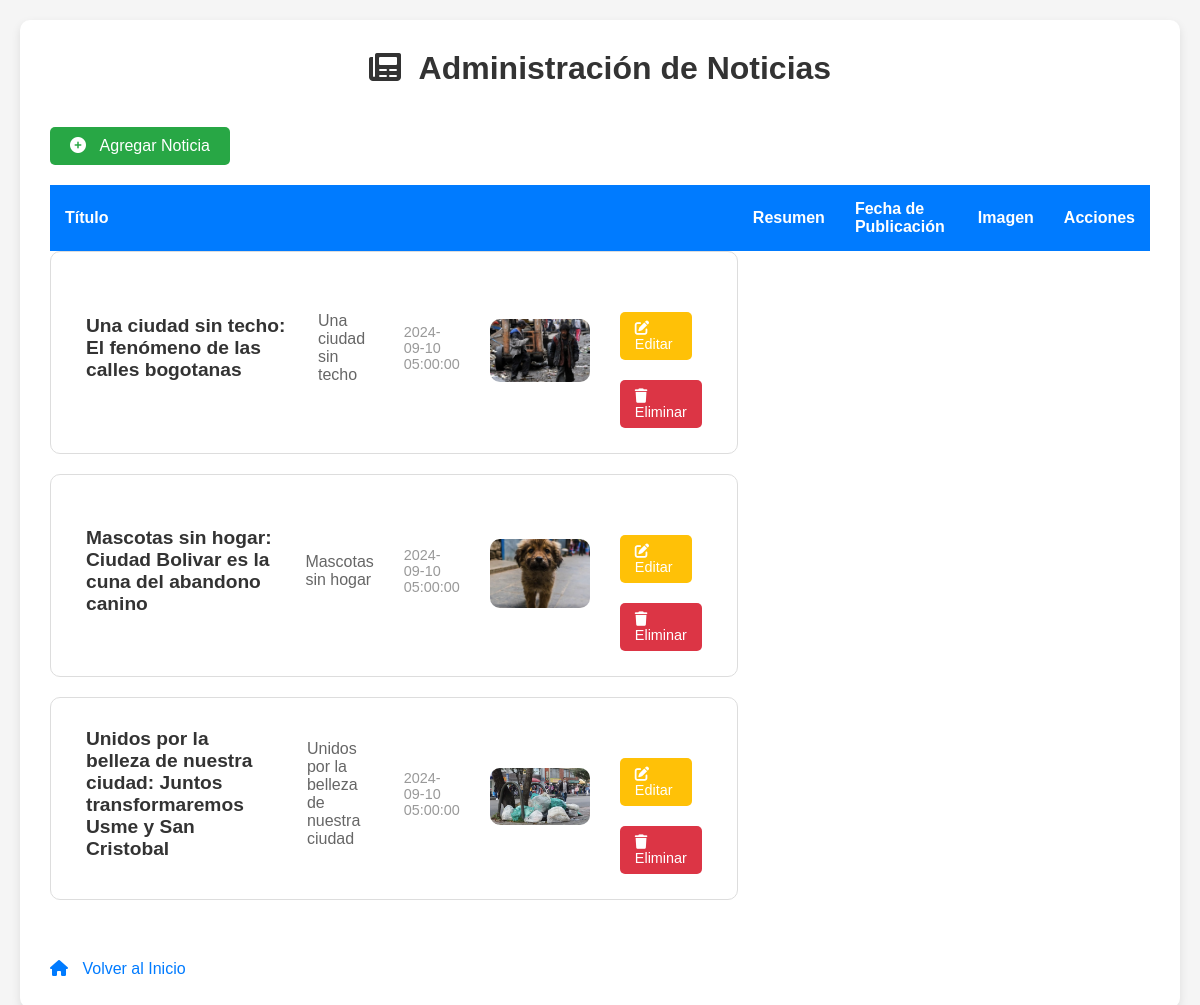
Screenshot of /admin/admin.php (signed in) with the database file from the repository.
### tables this page shows
CREATE TABLE `noticias` (
  `id` int(11) NOT NULL,
  `titulo` varchar(255) NOT NULL,
  `contenido` text NOT NULL,
  `resumen` text DEFAULT NULL,
  `fecha_publicacion` timestamp NOT NULL DEFAULT current_timestamp(),
  `imagen` varchar(255) DEFAULT NULL,
  `categoria` varchar(100) NOT NULL DEFAULT 'general'
);

### admin/admin.php (the view, shortened to what this page needs)
<?php
include '../db.php';
$sql = "SELECT * FROM noticias";
$result = $conn->query($sql);
$noticias = [];
if ($result->num_rows > 0) {
    while ($row = $result->fetch_assoc()) {
        $noticias[] = $row;
    }
}
?>
<!DOCTYPE html>
<html lang="es">
<head>
    <link rel="stylesheet" href="../css/admin.css">
    <link rel="stylesheet" href="https://cdnjs.cloudflare.com/ajax/libs/font-awesome/6.0.0-beta3/css/all.min.css">
</head>
<body>
    <div class="container">
        <h1><i class="fas fa-newspaper icon"></i> Administración de Noticias</h1>
        <a href="agregar.php" class="contact-btn"><i class="fas fa-plus-circle icon"></i> Agregar Noticia</a>
        <table>
            <thead>
                <tr>
                    <th>Título</th>
                    <th>Resumen</th>
                    <th>Fecha de Publicación</th>
                    <th>Imagen</th>
                    <th>Acciones</th>
                </tr>
            </thead>
            <tbody>
                <?php foreach ($noticias as $noticia) : ?>
                    <tr>
                        <td><?php echo htmlspecialchars($noticia['titulo']); ?></td>
                        <td><?php echo htmlspecialchars($noticia['resumen']); ?></td>
                        <td><?php echo htmlspecialchars($noticia['fecha_publicacion']); ?></td>
                        <td><img src="uploads/<?php echo htmlspecialchars($noticia['imagen']); ?>" alt="Imagen" width="100"></td>
                        <td>
                            <a href="editar.php?id=<?php echo $noticia['id']; ?>" class="btn-edit"><i class="fas fa-edit icon"></i> Editar</a>
                            <a href="admin.php?delete=<?php echo $noticia['id']; ?>" class="btn-delete" onclick="return confirm('¿Estás seguro de que quieres eliminar esta noticia?');"><i class="fas fa-trash icon"></i> Eliminar</a>
                        </td>
                    </tr>
                <?php endforeach; ?>
            </tbody>
        </table>
        <a href="../index.php"><i class="fas fa-home icon"></i> Volver al Inicio</a>
    </div>
</body>
</html>

### css/admin.css (style rules this page uses)
* { margin: 0; padding: 0; box-sizing: border-box; }
body { font-family: 'Arial', sans-serif; background-color: #f5f5f5; color: #333; padding: 20px; }
.container { max-width: 1200px; margin: 0 auto; background-color: #fff; padding: 30px; border-radius: 10px; box-shadow: 0 4px 10px rgba(0, 0, 0, 0.1); }
h1 { font-size: 2em; margin-bottom: 20px; text-align: center; color: #333; }
.icon { margin-right: 10px; }
.contact-btn { display: inline-block; padding: 10px 20px; background-color: #28a745; color: #fff; text-decoration: none; border-radius: 5px; margin-bottom: 20px; font-size: 1em; transition: background-color 0.3s ease; }
table { width: 100%; border-collapse: collapse; margin-bottom: 20px; }
thead { background-color: #007bff; color: #fff; }
thead th { padding: 15px; text-align: left; }
tbody td { padding: 15px; border-bottom: 1px solid #ddd; }
tbody tr { transition: background-color 0.3s; }
tbody img { border-radius: 5px; }
.btn-edit { display: inline-block; padding: 8px 15px; background-color: #ffc107; color: #fff; text-decoration: none; border-radius: 5px; margin-right: 10px; font-size: 0.9em; transition: background-color 0.3s ease; }
.btn-delete { display: inline-block; padding: 8px 15px; background-color: #dc3545; color: #fff; text-decoration: none; border-radius: 5px; font-size: 0.9em; transition: background-color 0.3s ease; }
a { color: #007bff; text-decoration: none; display: inline-block; margin-top: 20px; }
a i { margin-right: 5px; }
tbody tr { display: flex; flex-direction: column; align-items: center; border: 1px solid #ddd; padding: 20px; border-radius: 10px; margin-bottom: 20px; background-color: #fff; }
tbody td { width: 100%; text-align: center; border: none; }
tbody td img { max-width: 200px; border-radius: 10px; }
tbody td:first-child { font-size: 1.2em; font-weight: bold; margin-bottom: 10px; }
tbody td:nth-child(2) { font-size: 1em; color: #666; margin-bottom: 10px; }
tbody td:nth-child(3) { font-size: 0.9em; color: #999; margin-bottom: 10px; }
tbody td:nth-child(5) { margin-top: 15px; }
@media (min-width: 768px) { tbody tr { flex-direction: row; justify-content: space-between; padding: 10px 20px; } }
@media (min-width: 768px) { tbody td { width: auto; text-align: left; } }
@media (min-width: 768px) { tbody td img { max-width: 100px; } }

### rows the page displays
noticias: titulo "Una ciudad sin techo: El fenómeno de las calles bogotanas", resumen "Una ciudad sin techo", fecha_publicacion "2024-09-10 05:00:00", imagen (picture)
noticias: titulo "Mascotas sin hogar: Ciudad Bolivar es la cuna del abandono canino", resumen "Mascotas sin hogar", fecha_publicacion "2024-09-10 05:00:00", imagen (picture)
noticias: titulo "Unidos por la belleza de nuestra ciudad: Juntos transformaremos Usme y San Cristobal", resumen "Unidos por la belleza de nuestra ciudad", fecha_publicacion "2024-09-10 05:00:00", imagen (picture)
